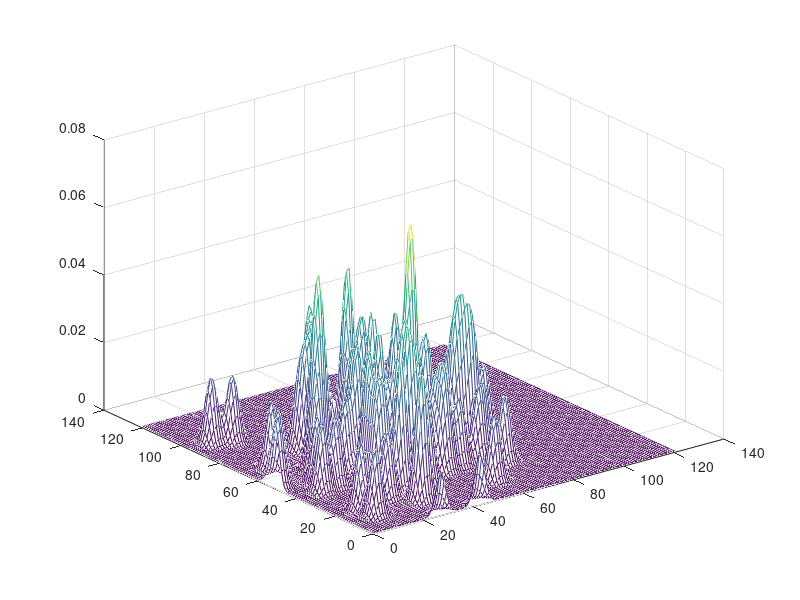
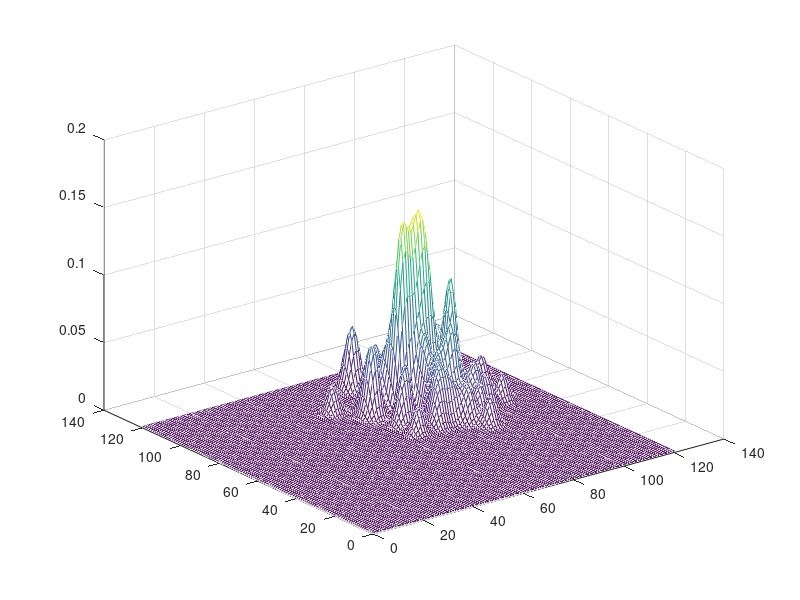

Here is the MATLAB script that generated these plots, in order:
clear
%d1=2.*randn(2,100);
%d2=[4;4]*ones(1,100)+randn([2,100]);

load hw3.mat
d1=hw3_2_1;
d2=hw3_2_2;

h1=2; h100=0.2;
n =0;m=0;
for i=-4:0.1:8,
    n=n+1;m=0;
    for j=-4:0.1:8,
        m=m+1;
        dd=d1-[i;j]*ones(1,100);
        dis=dd(1,:).^2+dd(2,:).^2;
        p1(n,m)=(1/100)*(1/h100)*(1/sqrt(2*pi))*sum(exp((-dis)./(2*h100^2)));
        if i==1 & j==-2
            p1x=p1(n,m)
        end
    end
end

        
h1=2; h100=0.2;
n =0;m=0;
for i=-4:0.1:8,
    n=n+1;m=0;
    for j=-4:0.1:8,
        m=m+1;
        dd=d2-[i;j]*ones(1,100);
        dis=dd(1,:).^2+dd(2,:).^2;
        p2(n,m)=(1/100)*(1/h100)*(1/sqrt(2*pi))*sum(exp((-dis)./(2*h100^2)));
        if i==1 & j==-2
            p2x=p2(n,m),
        end
    end
end

mesh(p1);
%hold;
figure
mesh(p2);


%PNN

% d=[d1,d2];
% l=[ones(1,100),2*ones(1,100)];
% x=[1,-1];
% sig=0.2;
% t=PNN(d,l,x,sig);


d1n=sqrt(d1(1,:).^2+d1(2,:).^2);
d2n=sqrt(d2(1,:).^2+d2(2,:).^2);
d1=[d1(1,:)./d1n; d1(2,:)./d1n];
d2=[d2(1,:)./d2n; d2(2,:)./d2n];
x=[1;-2];
xn=sqrt(x(1)^2+x(2)^2);
x=[x(1)/xn;x(2)/xn];
sig2=0.04;
net1=x'*d1;
net2=x'*d2;
g1=sum(exp((net1-1)/sig2)),
g2=sum(exp((net2-1)/sig2)),